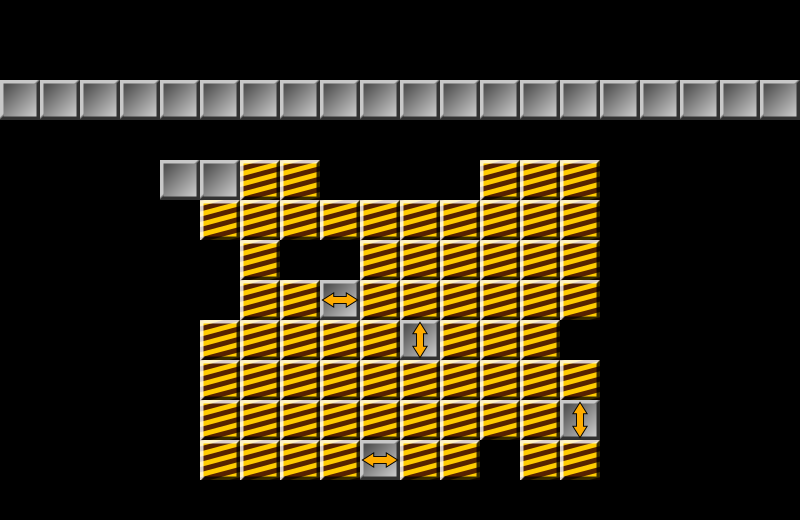

A 2D game scene composited from a Tiled map and its tileset images. What follows is a short description and the map's XML, with every tile layer's data as written:
An orthogonal 20x13 tile map with 40x40 px tiles, 2 tile layers (bricks, header), 3 tilesets and 2 objects (target, player).

<map version="1.0" orientation="orthogonal" renderorder="right-down" width="20" height="13" tilewidth="40" tileheight="40" nextobjectid="54">
 <tileset firstgid="1" name="tiles" tilewidth="40" tileheight="40" tilecount="9" columns="9">
  <image source="../../bricks/tiles.png" width="360" height="40" />
 </tileset>
 <tileset firstgid="10" name="Single sprites" tilewidth="40" tileheight="40" tilecount="1" columns="0">
  <tile id="1">
   <image width="40" height="40" source="../../bricks/002_player-40.png" />
  </tile>
 </tileset>
 <tileset firstgid="12" name="tiles" tilewidth="40" tileheight="40" tilecount="9" columns="9">
  <image source="../../bricks/tiles.png" width="360" height="40" />
 </tileset>
 <layer name="bricks" width="20" height="13">
  <data encoding="csv">
0,0,0,0,0,0,0,0,0,0,0,0,0,0,0,0,0,0,0,0,
0,0,0,0,0,0,0,0,0,0,0,0,0,0,0,0,0,0,0,0,
0,0,0,0,0,0,0,0,0,0,0,0,0,0,0,0,0,0,0,0,
0,0,0,0,0,0,0,0,0,0,0,0,0,0,0,0,0,0,0,0,
0,0,0,0,1,1,3,3,0,0,0,0,3,3,3,0,0,0,0,0,
0,0,0,0,0,3,3,3,3,3,3,3,3,3,3,0,0,0,0,0,
0,0,0,0,0,0,3,0,0,3,3,3,3,3,3,0,0,0,0,0,
0,0,0,0,0,0,3,3,6,3,3,3,3,3,3,0,0,0,0,0,
0,0,0,0,0,3,3,3,3,3,7,3,3,3,0,0,0,0,0,0,
0,0,0,0,0,3,3,3,3,3,3,3,3,3,3,0,0,0,0,0,
0,0,0,0,0,3,3,3,3,3,3,3,3,3,7,0,0,0,0,0,
0,0,0,0,0,3,3,3,3,6,3,3,0,3,3,0,0,0,0,0,
0,0,0,0,0,0,0,0,0,0,0,0,0,0,0,0,0,0,0,0
</data>
 </layer>
 <layer name="header" width="20" height="13">
  <data encoding="csv">
0,0,0,0,0,0,0,0,0,0,0,0,0,0,0,0,0,0,0,0,
0,0,0,0,0,0,0,0,0,0,0,0,0,0,0,0,0,0,0,0,
1,1,1,1,1,1,1,1,1,1,1,1,1,1,1,1,1,1,1,1,
0,0,0,0,0,0,0,0,0,0,0,0,0,0,0,0,0,0,0,0,
0,0,0,0,0,0,0,0,0,0,0,0,0,0,0,0,0,0,0,0,
0,0,0,0,0,0,0,0,0,0,0,0,0,0,0,0,0,0,0,0,
0,0,0,0,0,0,0,0,0,0,0,0,0,0,0,0,0,0,0,0,
0,0,0,0,0,0,0,0,0,0,0,0,0,0,0,0,0,0,0,0,
0,0,0,0,0,0,0,0,0,0,0,0,0,0,0,0,0,0,0,0,
0,0,0,0,0,0,0,0,0,0,0,0,0,0,0,0,0,0,0,0,
0,0,0,0,0,0,0,0,0,0,0,0,0,0,0,0,0,0,0,0,
0,0,0,0,0,0,0,0,0,0,0,0,0,0,0,0,0,0,0,0,
0,0,0,0,0,0,0,0,0,0,0,0,0,0,0,0,0,0,0,0
</data>
 </layer>
 <objectgroup name="sprites">
  <object id="31" name="target" gid="5" x="200" y="200" width="40" height="40" />
  <object id="30" name="player" gid="11" x="160" y="200" width="40" height="40" />
 </objectgroup>
</map>
